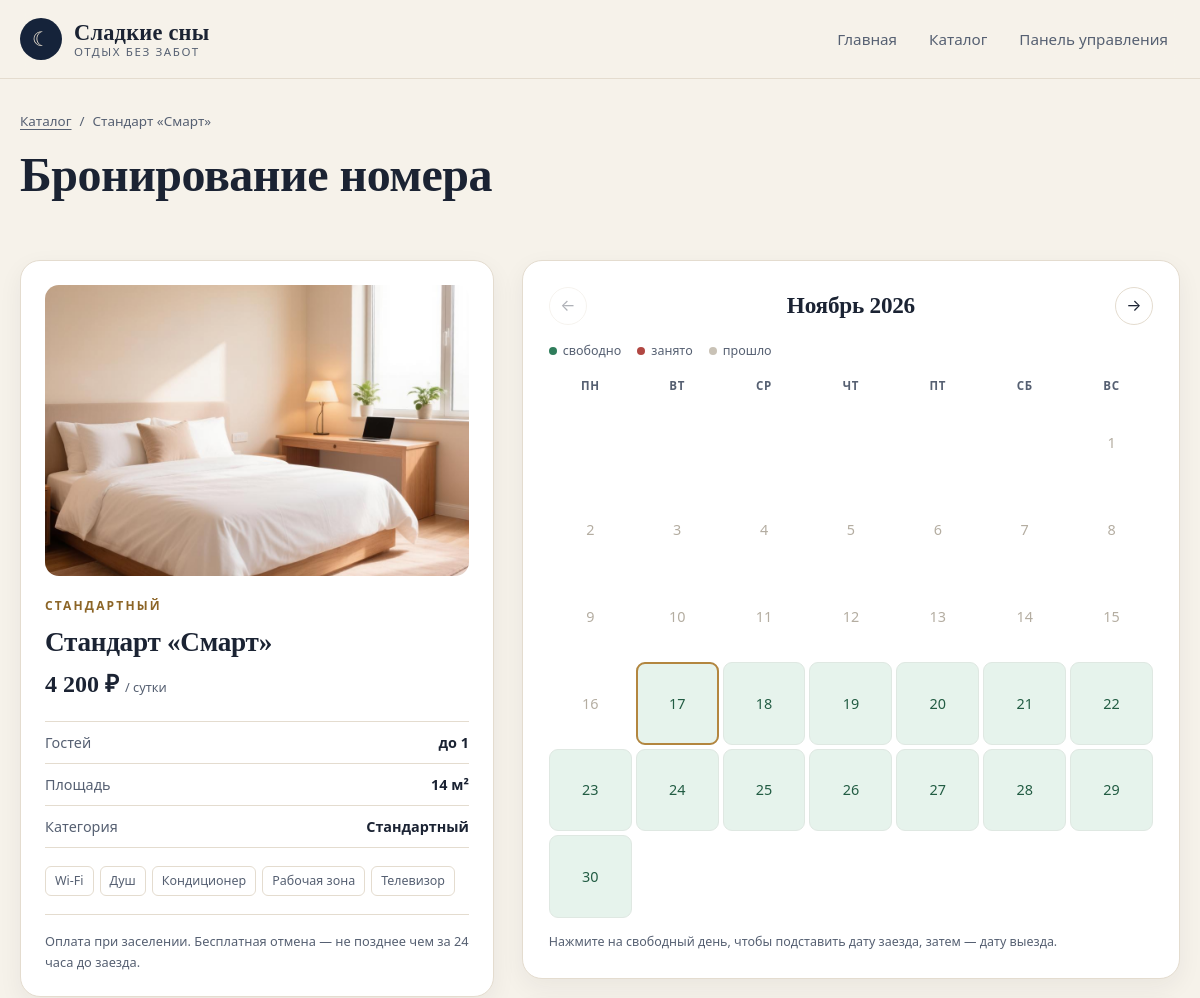
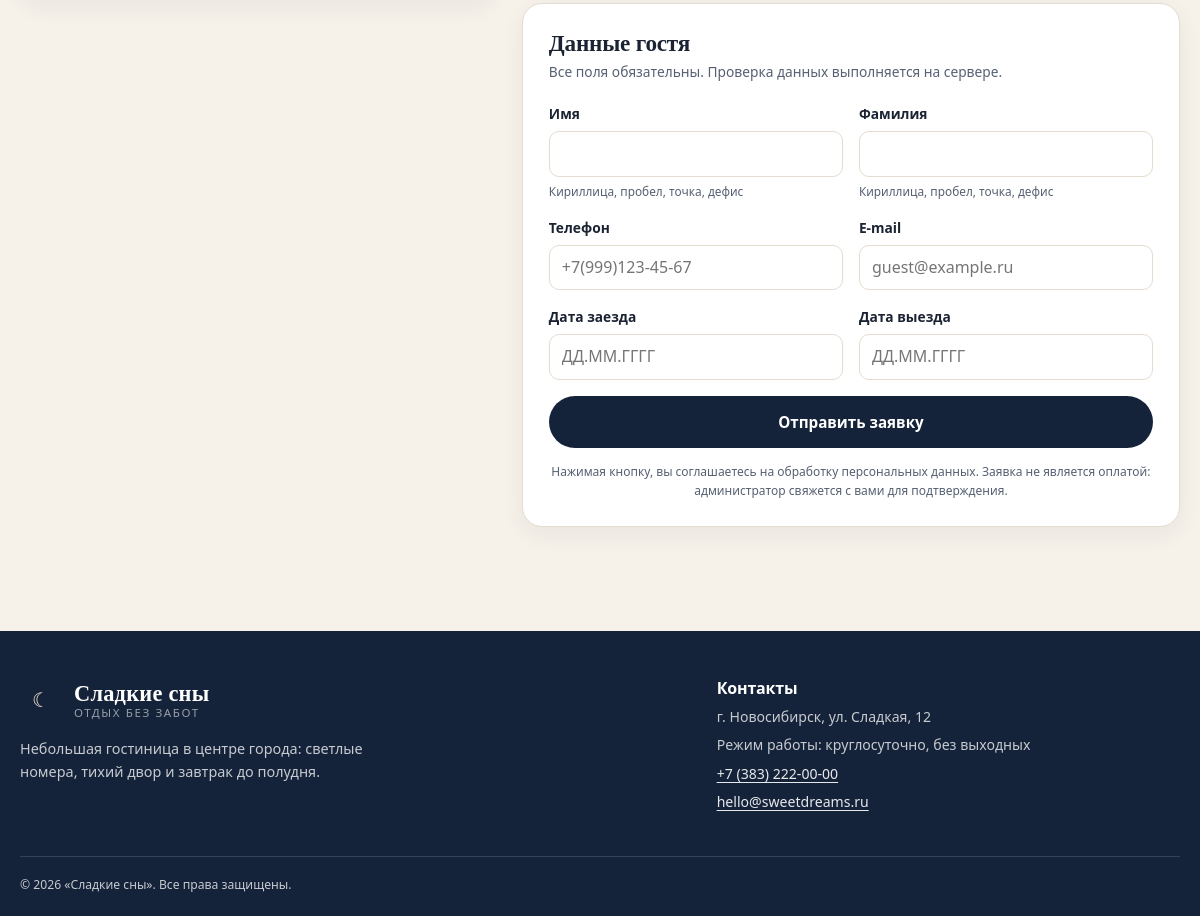
Screenshot of /index.php?r=booking&room_id=3 with the database file from the repository (2 pictures, top to bottom).
### tables this page shows
CREATE TABLE rooms (
    id INT UNSIGNED AUTO_INCREMENT PRIMARY KEY,
    category_id TINYINT UNSIGNED NOT NULL,
    title VARCHAR(120) NOT NULL,
    price DECIMAL(10, 2) NOT NULL,
    capacity TINYINT UNSIGNED NOT NULL,
    area DECIMAL(5, 1) NOT NULL,
    description TEXT NULL,
    image VARCHAR(255) NOT NULL DEFAULT 'standard.jpg',
    is_active TINYINT(1) NOT NULL DEFAULT 1,
    created_at TIMESTAMP NOT NULL DEFAULT CURRENT_TIMESTAMP,
    KEY idx_rooms_category (category_id),
    KEY idx_rooms_price (price),
    CONSTRAINT fk_rooms_category FOREIGN KEY (category_id) REFERENCES categories (id)
);

CREATE TABLE categories (
    id TINYINT UNSIGNED AUTO_INCREMENT PRIMARY KEY,
    code VARCHAR(32) NOT NULL,
    name VARCHAR(64) NOT NULL,
    UNIQUE KEY uq_categories_code (code)
);

### app/helpers.php (called while the page is built, shortened)
<?php
function e($value): string
{
    return htmlspecialchars((string)$value, ENT_QUOTES | ENT_SUBSTITUTE, 'UTF-8');
}
function url(string $route = 'home', array $params = []): string
{
    return 'index.php?' . http_build_query(array_merge(['r' => $route], $params));
}
function render(string $view, array $data = []): void
{
    require BASE_PATH . '/app/views/layout.php';
}
function money($amount): string
{
    return number_format((float)$amount, 0, '.', ' ') . ' ₽';
}
function area_value($area): string
{
    $formatted = number_format((float)$area, 1, ',', '');
    return rtrim(rtrim($formatted, '0'), ',');
}
function room_image(array $room): string
{
    $name = basename((string)($room['image'] ?? ''));
    if ($name !== '' && is_file(BASE_PATH . '/public/assets/img/' . $name)) {
        return 'assets/img/' . $name;
    }
    return 'assets/img/standard.jpg';
}
function month_name_ru(DateTimeImmutable $date): string
{
    $months = [
        1 => 'Январь',
        2 => 'Февраль',
        3 => 'Март',
        4 => 'Апрель',
        5 => 'Май',
        6 => 'Июнь',
        7 => 'Июль',
        8 => 'Август',
        9 => 'Сентябрь',
        10 => 'Октябрь',
        11 => 'Ноябрь',
        12 => 'Декабрь',
    ];
    return $months[(int)$date->format('n')] . ' ' . $date->format('Y');
}
function calendar_cells(DateTimeImmutable $month, array $intervals): array
{
    $first = $month->modify('first day of this month');
    $daysInMonth = (int)$first->format('t');
    $offset = (int)$first->format('N') - 1;
    $today = new DateTimeImmutable('today');
    $todayIso = $today->format('Y-m-d');
    $cells = array_fill(0, $offset, null);
    for ($day = 1; $day <= $daysInMonth; $day++) {
        $date = $first->setDate((int)$first->format('Y'), (int)$first->format('n'), $day);
        $blocked = false;
        $cells[] = [
            'day' => $day,
            'iso' => $date->format('Y-m-d'),
            'past' => $date < $today,
            'blocked' => $blocked,
            'today' => $date->format('Y-m-d') === $todayIso,
        ];
    }
    return $cells;
}
function booking_ranges(array $intervals): array
{
    $ranges = [];
    return $ranges;
}

### app/actions.php (called while the page is built, shortened)
<?php
function query_string(string $key): string
{
    $value = $_GET[$key] ?? '';
    return is_string($value) ? $value : '';
}
function render_booking_page(array $room, array $form, array $errors, DateTimeImmutable $month): void
{
    $intervals = approved_intervals((int)$room['id']);
    render('booking', [
        'title' => 'Бронирование номера — Сладкие сны',
        'room' => $room,
        'form' => $form,
        'errors' => $errors,
        'month' => $month,
        'cells' => calendar_cells($month, $intervals),
        'ranges' => booking_ranges($intervals),
    ]);
}
function action_booking(): void
{
    $roomId = (int)query_string('room_id');
    $room = find_room($roomId);
    $month = resolve_month(query_string('month'));
    render_booking_page($room, [
        'first_name' => '',
        'last_name' => '',
        'phone' => '',
        'email' => '',
        'check_in' => '',
        'check_out' => '',
    ], [], $month);
}

### public/index.php (called while the page is built, shortened)
<?php
$route = isset($_GET['r']) && is_string($_GET['r']) ? $_GET['r'] : 'home';
$routes = [
    'home' => 'action_home',
    'catalog' => 'action_catalog',
    'booking' => 'action_booking',
    'booking.store' => 'action_booking_store',
    'booking.success' => 'action_booking_success',
    'admin.login' => 'action_admin_login',
    'admin.login.post' => 'action_admin_login_post',
    'admin.logout' => 'action_admin_logout',
    'admin.bookings' => 'action_admin_bookings',
    'admin.booking.status' => 'action_admin_booking_status',
    'admin.booking.delete' => 'action_admin_booking_delete',
];
$routes[$route]();

### app/db.php (called while the page is built, shortened)
<?php
function db(): PDO
{
    static $pdo = null;
    if ($pdo instanceof PDO) {
        return $pdo;
    }
    $cfg = config('db');
    try {
        $pdo = new PDO($cfg['dsn'], $cfg['user'], $cfg['password'], [
            PDO::ATTR_ERRMODE => PDO::ERRMODE_EXCEPTION,
            PDO::ATTR_DEFAULT_FETCH_MODE => PDO::FETCH_ASSOC,
            PDO::ATTR_EMULATE_PREPARES => false,
        ]);
    } catch (PDOException $exception) {
        error_log('DB connection failed: ' . $exception->getMessage());
        http_response_code(500);
        exit('Не удалось подключиться к базе данных. Проверьте app/config.php и импорт db/schema.sql.');
    }
    return $pdo;
}

### app/repository.php (called while the page is built, shortened)
<?php
function room_amenities_map(array $roomIds): array
{
    $roomIds = array_values(array_unique(array_map('intval', $roomIds)));
    $placeholders = implode(',', array_fill(0, count($roomIds), '?'));
    $stmt = db()->prepare(
        "SELECT ra.room_id, a.name
         FROM room_amenities ra
         JOIN amenities a ON a.id = ra.amenity_id
         WHERE ra.room_id IN ($placeholders)
         ORDER BY a.name"
    );
    $stmt->execute($roomIds);
    $map = [];
    foreach ($stmt->fetchAll() as $row) {
        $map[(int)$row['room_id']][] = $row['name'];
    }
    return $map;
}
function find_room(int $id): ?array
{
    $stmt = db()->prepare(
        "SELECT r.id, r.category_id, r.title, r.price, r.capacity, r.area,
                r.description, r.image, c.code AS category_code, c.name AS category_name
         FROM rooms r
         JOIN categories c ON c.id = r.category_id
         WHERE r.id = ? AND r.is_active = 1"
    );
    $stmt->execute([$id]);
    $room = $stmt->fetch();
    $room['amenities'] = room_amenities_map([$id])[$id] ?? [];
    return $room;
}

### app/views/booking.php (the view, shortened to what this page needs)
<?php
$currentMonth = new DateTimeImmutable('first day of this month 00:00');
$prevMonth = $month->modify('-1 month');
$nextMonth = $month->modify('+1 month');
$canPrev = $prevMonth >= $currentMonth;
$canNext = $nextMonth <= $currentMonth->modify('+12 months');
$blockedJson = json_encode($ranges, JSON_UNESCAPED_UNICODE | JSON_UNESCAPED_SLASHES) ?: '[]';
$weekdays = ['Пн', 'Вт', 'Ср', 'Чт', 'Пт', 'Сб', 'Вс'];
?>
<section class="page-head page-head-compact">
    <div class="container">
        <nav class="breadcrumbs" aria-label="Хлебные крошки">
            <a href="<?= e(url('catalog')) ?>">Каталог</a>
            <span aria-hidden="true">/</span>
            <span><?= e($room['title']) ?></span>
        </nav>
        <h1>Бронирование номера</h1>
    </div>
</section>
<section class="section section-tight">
    <div class="container booking-layout">
        <aside class="booking-summary">
            <img class="summary-image" src="<?= e(room_image($room)) ?>" alt="<?= e($room['title']) ?>" width="640" height="420">
            <p class="eyebrow"><?= e($room['category_name']) ?></p>
            <h2><?= e($room['title']) ?></h2>
            <p class="summary-price"><?= e(money($room['price'])) ?> <span>/ сутки</span></p>
            <ul class="summary-list">
                <li><span>Гостей</span><strong>до <?= (int)$room['capacity'] ?></strong></li>
                <li><span>Площадь</span><strong><?= e(area_value($room['area'])) ?> м²</strong></li>
                <li><span>Категория</span><strong><?= e($room['category_name']) ?></strong></li>
            </ul>
            <ul class="room-amenities room-amenities-wide">
                <?php foreach ($room['amenities'] ?? [] as $amenity): ?>
                    <li><?= e($amenity) ?></li>
                <?php endforeach; ?>
            </ul>
            <p class="summary-note">Оплата при заселении. Бесплатная отмена — не позднее чем за 24 часа до заезда.</p>
        </aside>
        <div class="booking-main">
            <section class="calendar-card" aria-labelledby="calendar-title">
                <div class="calendar-head">
                    <?php if ($canPrev): ?>
                        <a class="cal-nav" href="<?= e(url('booking', ['room_id' => (int)$room['id'], 'month' => $prevMonth->format('Y-m')])) ?>"
                           aria-label="Предыдущий месяц">←</a>
                    <?php else: ?>
                        <span class="cal-nav is-disabled" aria-hidden="true">←</span>
                    <?php endif; ?>
                    <h2 id="calendar-title"><?= e(month_name_ru($month)) ?></h2>
                    <?php if ($canNext): ?>
                        <a class="cal-nav" href="<?= e(url('booking', ['room_id' => (int)$room['id'], 'month' => $nextMonth->format('Y-m')])) ?>"
                           aria-label="Следующий месяц">→</a>
                    <?php else: ?>
                        <span class="cal-nav is-disabled" aria-hidden="true">→</span>
                    <?php endif; ?>
                </div>
                <div class="calendar-legend">
                    <span><i class="dot dot-free"></i>свободно</span>
                    <span><i class="dot dot-blocked"></i>занято</span>
                    <span><i class="dot dot-past"></i>прошло</span>
                </div>
                <div class="calendar-grid calendar-weekdays" aria-hidden="true">
                    <?php foreach ($weekdays as $weekday): ?>
                        <span><?= e($weekday) ?></span>
                    <?php endforeach; ?>
                </div>
                <div class="calendar-grid" data-calendar>
                    <?php foreach ($cells as $cell): ?>
                        <?php if ($cell === null): ?>
                            <span class="cal-day is-empty"></span>
                        <?php elseif ($cell['blocked']): ?>
                            <span class="cal-day is-blocked" title="Даты уже забронированы"><?= (int)$cell['day'] ?></span>
                        <?php elseif ($cell['past']): ?>
                            <span class="cal-day is-past"><?= (int)$cell['day'] ?></span>
                        <?php else: ?>
                            <button type="button"
                                    class="cal-day is-free<?= $cell['today'] ? ' is-today' : '' ?>"
                                    data-date="<?= e($cell['iso']) ?>"><?= (int)$cell['day'] ?></button>
                        <?php endif; ?>
                    <?php endforeach; ?>
                </div>
                <p class="calendar-hint">Нажмите на свободный день, чтобы подставить дату заезда, затем — дату выезда.</p>
            </section>
            <form class="booking-form"
                  method="post"
                  action="<?= e(url('booking.store')) ?>"
                  data-booking-form
                  data-blocked="<?= e($blockedJson) ?>"
                  data-price="<?= (float)$room['price'] ?>"
                  novalidate>
                <div class="form-head">
                    <h2>Данные гостя</h2>
                    <p>Все поля обязательны. Проверка данных выполняется на сервере.</p>
                </div>
                <div class="field-row">
                    <div class="field<?= isset($errors['first_name']) ? ' has-error' : '' ?>">
                        <label for="first_name">Имя</label>
                        <input id="first_name" name="first_name" type="text"
                               value="<?= e($form['first_name'] ?? '') ?>"
                               autocomplete="given-name" required
                               aria-describedby="first_name-hint">
                        <p class="field-hint" id="first_name-hint">Кириллица, пробел, точка, дефис</p>
                    </div>
                    <div class="field<?= isset($errors['last_name']) ? ' has-error' : '' ?>">
                        <label for="last_name">Фамилия</label>
                        <input id="last_name" name="last_name" type="text"
                               value="<?= e($form['last_name'] ?? '') ?>"
                               autocomplete="family-name" required
                               aria-describedby="last_name-hint">
                        <p class="field-hint" id="last_name-hint">Кириллица, пробел, точка, дефис</p>
                    </div>
                </div>
                <div class="field-row">
                    <div class="field<?= isset($errors['phone']) ? ' has-error' : '' ?>">
                        <label for="phone">Телефон</label>
                        <input id="phone" name="phone" type="tel"
                               value="<?= e($form['phone'] ?? '') ?>"
                               placeholder="+7(999)123-45-67"
                               autocomplete="tel" inputmode="tel" required>
                    </div>
                    <div class="field<?= isset($errors['email']) ? ' has-error' : '' ?>">
                        <label for="email">E-mail</label>
                        <input id="email" name="email" type="email"
                               value="<?= e($form['email'] ?? '') ?>"
                               placeholder="guest@example.ru"
                               autocomplete="email" inputmode="email" required>
                    </div>
                </div>
                <div class="field-row">
                    <div class="field<?= isset($errors['check_in']) ? ' has-error' : '' ?>">
                        <label for="check_in">Дата заезда</label>
                        <input id="check_in" name="check_in" type="text"
                               value="<?= e($form['check_in'] ?? '') ?>"
                               placeholder="ДД.ММ.ГГГГ" inputmode="numeric"
                               autocomplete="off" data-date-input required>
                    </div>
                    <div class="field<?= isset($errors['check_out']) ? ' has-error' : '' ?>">
                        <label for="check_out">Дата выезда</label>
                        <input id="check_out" name="check_out" type="text"
                               value="<?= e($form['check_out'] ?? '') ?>"
                               placeholder="ДД.ММ.ГГГГ" inputmode="numeric"
                               autocomplete="off" data-date-input required>
                    </div>
                </div>
                <button class="btn btn-primary btn-large btn-block" type="submit">Отправить заявку</button>
                <p class="form-note">
                    Нажимая кнопку, вы соглашаетесь на обработку персональных данных.
                    Заявка не является оплатой: администратор свяжется с вами для подтверждения.
                </p>
            </form>
        </div>
    </div>
</section>

### rows the page displays
rooms: title "Стандарт «Смарт»", image (picture), category.name "СТАНДАРТНЫЙ", price "4 200 ₽", capacity "1", area "14", category.name "Стандартный"

### other values shown
$amenity "Wi-Fi"
$amenity "Душ"
$amenity "Кондиционер"
$amenity "Рабочая зона"
$amenity "Телевизор"
month_name_ru($month) "Ноябрь 2026"
$weekday "ПН"
$weekday "ВТ"
$weekday "СР"
$weekday "ЧТ"
$weekday "ПТ"
$weekday "СБ"
$weekday "ВС"
$cell['day'] "1"
$cell['day'] "2"
